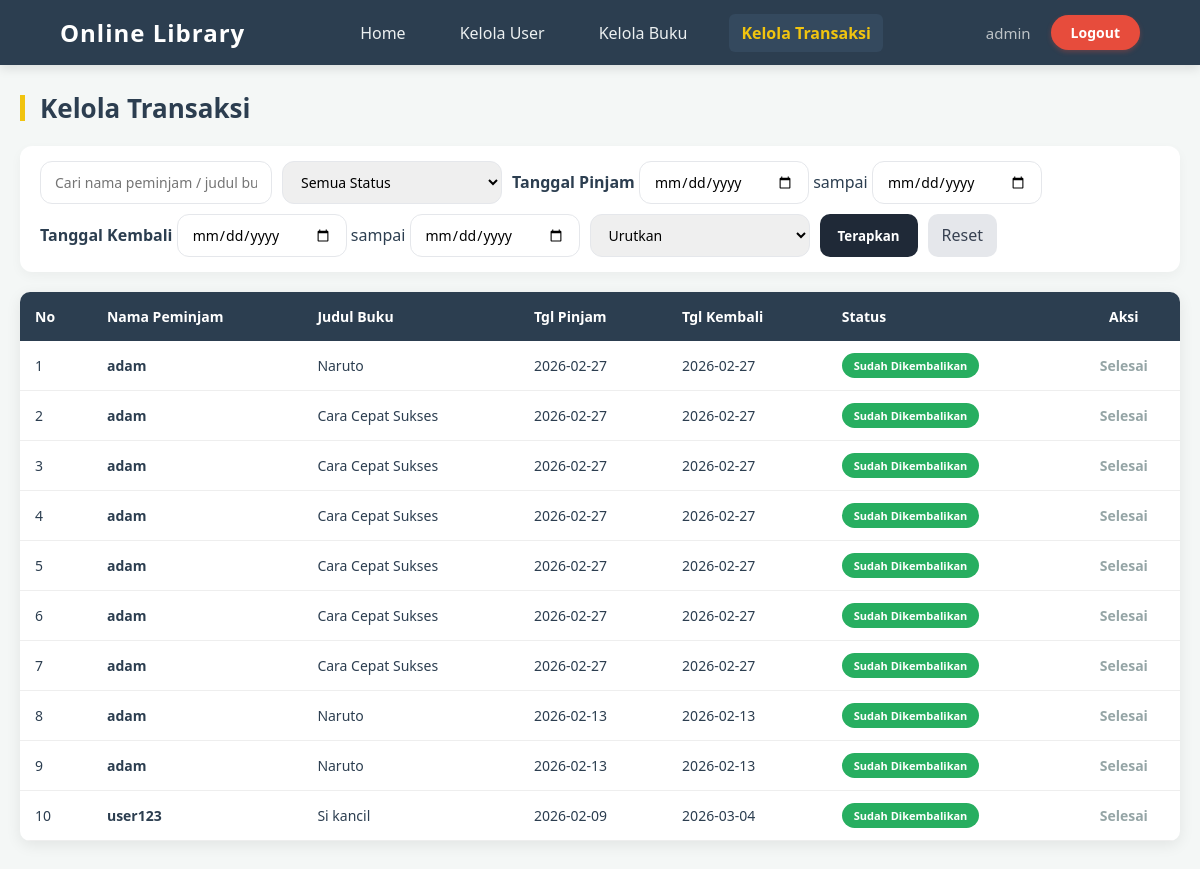
The page /admin/kelola_transaksi.php (signed in) on the database its author committed.
### tables this page shows
CREATE TABLE `transaksi_user` (
  `id` int NOT NULL,
  `user_id` int NOT NULL,
  `buku_id` int NOT NULL,
  `tgl_pinjam` date NOT NULL,
  `tgl_kembali` date DEFAULT NULL,
  `status` enum('Dipinjam','Dikembalikan') NOT NULL DEFAULT 'Dipinjam'
);

CREATE TABLE `users` (
  `id` int NOT NULL,
  `username` varchar(100) NOT NULL,
  `password` varchar(25) NOT NULL,
  `role` enum('admin','user') NOT NULL
);

CREATE TABLE `buku` (
  `id_buku` int NOT NULL,
  `nama_buku` varchar(100) NOT NULL,
  `pengarang` varchar(30) NOT NULL,
  `penerbit` varchar(100) NOT NULL,
  `tahun_terbit` year NOT NULL,
  `status` enum('Tersedia','Tidak','Dipinjam','Kembali') NOT NULL
);

### admin/kelola_transaksi.php (the view, shortened to what this page needs)
<?php
include '../config/config.php';
include 'navbar.php';
$where = [];
$order = "ORDER BY t.id DESC";
$whereSQL = count($where) ? "WHERE " . implode(" AND ", $where) : "";
$query = mysqli_query($koneksi, "
    SELECT
        t.id,
        t.tgl_pinjam,
        t.tgl_kembali,
        t.status,
        u.username,
        b.nama_buku,
        b.id_buku
    FROM transaksi_user t
    JOIN users u ON t.user_id = u.id
    JOIN buku b ON t.buku_id = b.id_buku
    $whereSQL
    $order
");
?>
<link rel="stylesheet" href="../css/dashboard_admin.css">
<link rel="stylesheet" href="../css/transaksi/keloka_transaksi.css">
<div class="main-content">
    <div class="header-section">
        <h2>Kelola Transaksi</h2>
    </div>
    <div class="filter-card">
    <form method="GET" class="filter-form">
        <input
            type="text"
            name="search"
            placeholder="Cari nama peminjam / judul buku..."
            value="<?= $_GET['search'] ?? '' ?>">
        <select name="status">
            <option value="">Semua Status</option>
        </select>
        <div class="filter-group">
    <label><strong>Tanggal Pinjam</strong></label>
    <input type="date" name="tgl_pinjam_dari">
    <span>sampai</span>
    <input type="date" name="tgl_pinjam_sampai">
</div>
<div class="filter-group">
    <label><strong>Tanggal Kembali</strong></label>
    <input type="date" name="tgl_kembali_dari">
    <span>sampai</span>
    <input type="date" name="tgl_kembali_sampai">
</div>
        <select name="urut">
            <option value="">Urutkan</option>
        </select>
        <button type="submit">Terapkan</button>
        <a href="kelola_transaksi.php" class="btn-reset">Reset</a>
    </form>
</div>
    <div class="table-card">
        <table class="modern-table">
            <thead>
                <tr>
                    <th>No</th>
                    <th>Nama Peminjam</th>
                    <th>Judul Buku</th>
                    <th>Tgl Pinjam</th>
                    <th>Tgl Kembali</th>
                    <th>Status</th>
                    <th style="text-align:center;">Aksi</th>
                </tr>
            </thead>
            <tbody>
                <?php
                $no = 1;
                while ($t = mysqli_fetch_assoc($query)) {
                    $status_db  = $t['status'];
                    $badgeClass = 'bg-red';
                    $teksStatus = 'Sedang Dipinjam';
                    if ($status_db === 'Dikembalikan') {
                        $badgeClass = 'bg-green';
                        $teksStatus = 'Sudah Dikembalikan';
                    }
                ?>
                <tr>
                    <td><?= $no++ ?></td>
                    <td><strong><?= htmlspecialchars($t['username']) ?></strong></td>
                    <td><?= htmlspecialchars($t['nama_buku']) ?></td>
                    <td><?= $t['tgl_pinjam'] ?></td>
                    <td><?= $t['tgl_kembali'] ?? '-' ?></td>
                    <td>
                        <span class="badge <?= $badgeClass ?>">
                            <?= $teksStatus ?>
                        </span>
                    </td>
                    <td>
                        <div class="action-buttons">
                            <?php if ($status_db === 'Dipinjam'): ?>
                                <a href="config_transaksi/transaksi_hapus.php?id=<?= $t['id'] ?>&id_buku=<?= $t['id_buku'] ?>"
                                   class="link-edit"
                                   onclick="return confirm('Selesaikan transaksi ini?')">
                                    Selesaikan
                                </a>
                            <?php else: ?>
                                <span class="link-delete">Selesai</span>
                            <?php endif; ?>
                        </div>
                    </td>
                </tr>
                <?php } ?>
            </tbody>
        </table>
    </div>
</div>

### css/navbar.css (style rules this page uses)
* { margin: 0; padding: 0; box-sizing: border-box; font-family: 'Segoe UI', Tahoma, Geneva, Verdana, sans-serif; }

### css/dashboard_admin.css (style rules this page uses)
* { box-sizing: border-box; }

### css/transaksi/keloka_transaksi.css (style rules this page uses)
.main-content { max-width: 1200px; margin: 30px auto; padding: 0 20px; font-family: 'Segoe UI', Arial, sans-serif; }
.header-section { display: flex; justify-content: space-between; align-items: center; margin-bottom: 25px; }
.main-content h2 { font-size: 26px; color: #2c3e50; border-left: 5px solid #f1c40f; padding-left: 15px; line-height: 1; }
.filter-card { background: #ffffff; padding: 15px 20px; border-radius: 12px; margin-bottom: 20px; box-shadow: 0 4px 12px rgba(0,0,0,0.04); }
.filter-form { display: flex; gap: 10px; flex-wrap: wrap; }
.filter-form input, .filter-form select { padding: 10px 14px; border-radius: 12px; border: 1px solid #e5e7eb; font-size: 14px; min-width: 220px; }
.filter-form input[type="date"] { min-width: 170px; }
.filter-form button { background: #1f2937; color: #fff; border: none; padding: 10px 18px; border-radius: 10px; font-weight: 600; cursor: pointer; }
.btn-reset { background: #e5e7eb; color: #374151; padding: 10px 14px; border-radius: 10px; text-decoration: none; }
.table-card { background: #ffffff; border-radius: 10px; box-shadow: 0 4px 15px rgba(0,0,0,0.08); overflow: hidden; }
.modern-table { width: 100%; border-collapse: collapse; }
.modern-table thead { background-color: #2c3e50; }
.modern-table thead th { color: #ffffff; padding: 15px; text-align: left; font-size: 14px; }
.modern-table td { padding: 15px; border-bottom: 1px solid #eee; font-size: 14px; }
.badge { padding: 5px 12px; border-radius: 20px; font-size: 11px; font-weight: bold; color: white; }
.bg-green { background-color: #27ae60; }
.action-buttons { display: flex; justify-content: center; gap: 10px; }
.link-delete { color: #95a5a6; font-weight: bold; }

### rows shown on the page
transaksi_user: user.username "adam", buku.nama_buku "Naruto", tgl_pinjam "2026-02-27", tgl_kembali "2026-02-27", status "Sudah Dikembalikan", shows "Selesai"
transaksi_user: user.username "adam", buku.nama_buku "Cara Cepat Sukses", tgl_pinjam "2026-02-27", tgl_kembali "2026-02-27", status "Sudah Dikembalikan", shows "Selesai"
transaksi_user: user.username "adam", buku.nama_buku "Cara Cepat Sukses", tgl_pinjam "2026-02-27", tgl_kembali "2026-02-27", status "Sudah Dikembalikan", shows "Selesai"
transaksi_user: user.username "adam", buku.nama_buku "Cara Cepat Sukses", tgl_pinjam "2026-02-27", tgl_kembali "2026-02-27", status "Sudah Dikembalikan", shows "Selesai"
transaksi_user: user.username "adam", buku.nama_buku "Cara Cepat Sukses", tgl_pinjam "2026-02-27", tgl_kembali "2026-02-27", status "Sudah Dikembalikan", shows "Selesai"
transaksi_user: user.username "adam", buku.nama_buku "Cara Cepat Sukses", tgl_pinjam "2026-02-27", tgl_kembali "2026-02-27", status "Sudah Dikembalikan", shows "Selesai"
transaksi_user: user.username "adam", buku.nama_buku "Cara Cepat Sukses", tgl_pinjam "2026-02-27", tgl_kembali "2026-02-27", status "Sudah Dikembalikan", shows "Selesai"
transaksi_user: user.username "adam", buku.nama_buku "Naruto", tgl_pinjam "2026-02-13", tgl_kembali "2026-02-13", status "Sudah Dikembalikan", shows "Selesai"
transaksi_user: user.username "adam", buku.nama_buku "Naruto", tgl_pinjam "2026-02-13", tgl_kembali "2026-02-13", status "Sudah Dikembalikan", shows "Selesai"
transaksi_user: user.username "user123", buku.nama_buku "Si kancil", tgl_pinjam "2026-02-09", tgl_kembali "2026-03-04", status "Sudah Dikembalikan", shows "Selesai"

### other values the page prints
$_SESSION['username'] "admin"
